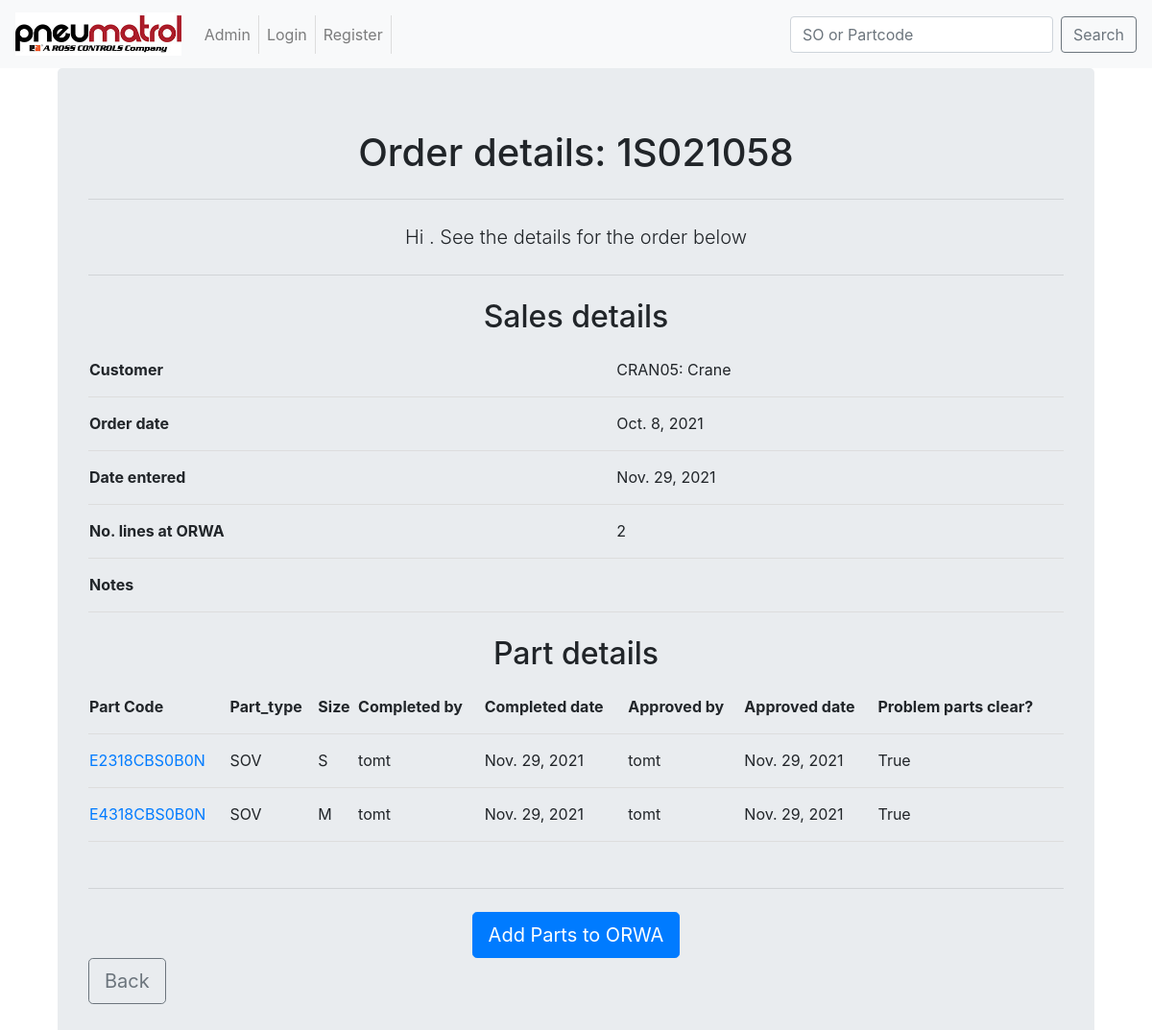
/ORWAapp/home/orders/2/, run on the app's committed database.
### ORWAapp/models.py (models this page shows, shortened)
class SalesOrder(models.Model):
	order_number = models.CharField(max_length = 8, unique = True)
	customer = models.ForeignKey(Customers,
									on_delete = models.CASCADE,
									)
	entered_date = models.DateField(null = True, blank = True)
	order_date = models.DateField(help_text = "date on the paperwork")
	issue_date = models.DateField(null = True, blank = True)
	ORWA_lines = models.IntegerField(null = False, help_text= "number of lines that are an ORWA")
	reject_user = models.ForeignKey(User,
									on_delete = models.CASCADE,
									related_name='rejected_by',
									null=True,
									blank=True,
									)
	reject_date = models.DateField(null = True, blank = True)
	reject_note = models.TextField(max_length = 200,
								 	blank = True,
								 	)
	notes = models.TextField(blank = True)
	paperwork = models.FileField(upload_to = update_filename,
									blank = False,
									)
	allocated_to = models.ForeignKey(User,
									on_delete = models.CASCADE,
									null = True,
									blank = True,
									)
	class Meta:
		verbose_name_plural = "SalesOrders"

class Customers(models.Model):
	full_name = models.CharField(max_length=200,
								help_text='Customer Name',
								)
	account_name = models.CharField(max_length=6,
								unique=True,
								help_text='Account ref',
								)
	short_name = models.CharField(max_length=50,
								blank=True,
								null=True,
								)
	def __str__(self):
		return "%s: %s" % (self.account_name, self.short_name)
	class Meta:
		verbose_name_plural = "Customer"

class Parts(models.Model):
	part_code = models.CharField(max_length=22, unique=True)
	part_type = models.ForeignKey(PartType, on_delete=models.CASCADE)
	sales_order = models.ForeignKey(SalesOrder, on_delete=models.CASCADE, related_name='salesorder')
	updated_code = models.BooleanField(default=False)
	start_date = models.DateField()
	completed_by = models.ForeignKey(User, on_delete=models.CASCADE, related_name='completedby', null=False, blank=True)
	completed_date = models.DateField(auto_now_add = True)
	approved_by = models.ForeignKey(User, on_delete=models.CASCADE, related_name='approvedby', null=True, blank=True)
	approved_date = models.DateField(null=True, blank=True)
	problem_parts = models.BooleanField(default=False, verbose_name ="Problem parts checked")
	problem_parts_cleared = models.BooleanField(default = False)
	notes = models.TextField(blank=True)
	SMALL = 'S'
	MEDIUM = "M"
	LARGE = "L"
	HUGE = "H"
	SIZE_CHOICES = [
	    (SMALL, 'Small'),
	    (MEDIUM, 'Medium'),
	    (LARGE, 'Large'),
	    (HUGE, 'Huge'),
	]
	size = models.CharField(max_length=1, choices=SIZE_CHOICES, null = False)
	class Meta:
		verbose_name_plural = "Parts"

class PartType(models.Model):
	name = models.CharField(max_length=20, unique=True)
	description = models.TextField(max_length=200, help_text="200 character max")
	def __str__(self):
		return self.name
	class Meta:
		verbose_name_plural = "Part Types"

### ORWAapp/views.py (the view)
# urls.py: path('home/orders/<int:Order_id>/', views.OrderDetail, name='OrderDetail'),
def OrderDetail(request, Order_id):
    od = get_object_or_404(SalesOrder, pk=Order_id)
    pd = Parts.objects.filter(sales_order = od)
    user = request.user.username
    context = {
    'insert_me':user,
    'od': od,
    'pd':pd
    }
    return render(request, 'ORWAapp/home/OrderDetail.html', context)

### templates/ORWAapp/home/OrderDetail.html (shortened to what this page needs)
<!DOCTYPE html>
{% extends "ORWAapp/base.html" %}
    {% block body_block %}
        <div class="container">
            <div class="jumbotron">
                <center>
                    <h1>Order details: {{ od.order_number }}</h1>
                    <hr class="my-4">
                        <p class="lead">Hi {{ insert_me }}. See the details for the order below</p>
                        <hr class="my-4">
                        <table>
                            <h2>Sales details</h2>
                            <tr>
                                <th>Customer</th>
                                <td>{{ od.customer }}</td>
                            </tr>
                            <tr>
                                <th>Order date</th>
                                <td>{{ od.order_date }}</td>
                            </tr>
                            <tr>
                                <th>Date entered</th>
                                <td>{{ od.entered_date }}</td>
                            </tr>
                            <tr>
                                <th>No. lines at ORWA</th>
                                <td>{{ od.ORWA_lines }}</td>
                            </tr>
                                <th>Notes</th>
                                <td>{{ od.notes }}</td>
                        </table>
                        <br>
                        <table>
                            <h2>Part details</h2>
                            <tr>
                                <th>Part Code</th>
                                <th>Part_type</th>
                                <th>Size</th>
                                <th>Completed by</th>
                                <th>Completed date</th>
                                <th>Approved by </th>
                                <th>Approved date</th>
                                <th>Problem parts clear?</th>
                            </tr>
                            {% for p in pd %}
                            <tr>
                                <td><a href="{% url 'ORWAapp:PartDetail' p.id %}">{{ p.part_code }}</a></td>
                                <td>{{ p.part_type }}</td>
                                <td>{{ p.size }}</td>
                                <td>{{ p.completed_by }}</td>
                                <td>{{ p.completed_date }}</td>
                                <td>{{ p.approved_by }}</td>
                                <td>{{ p.approved_date }}</td>
                                <td>{{ p.problem_parts_cleared }}</td>
                            </tr>
                            {% endfor %}
                        </table>
                        <br>
                        <hr class="my-4">
                    <a class="btn btn-primary btn-lg" role="button" href="{% url 'ORWAapp:AddParts' %}">Add Parts to ORWA</a>
                    <br>
                </center>
{% endblock %}

### static/css/mystyle.css (style rules this page uses)
table { width:100%; font-size: 16px; }
td, th { height: 56px; padding-top: 12px; padding-bottom: 12px; border-bottom: 1px solid #ddd; text-align:left; }

### data on the page
SalesOrder: order_number "1S021058", customer "CRAN05: Crane", order_date "Oct. 8, 2021", entered_date "Nov. 29, 2021", ORWA_lines "2"
Parts: part_code "E2318CBS0B0N", part_type "SOV", size "S", completed_by "tomt", completed_date "Nov. 29, 2021", approved_by "tomt", approved_date "Nov. 29, 2021", problem_parts_cleared "True"
Parts: part_code "E4318CBS0B0N", part_type "SOV", size "M", completed_by "tomt", completed_date "Nov. 29, 2021", approved_by "tomt", approved_date "Nov. 29, 2021", problem_parts_cleared "True"
